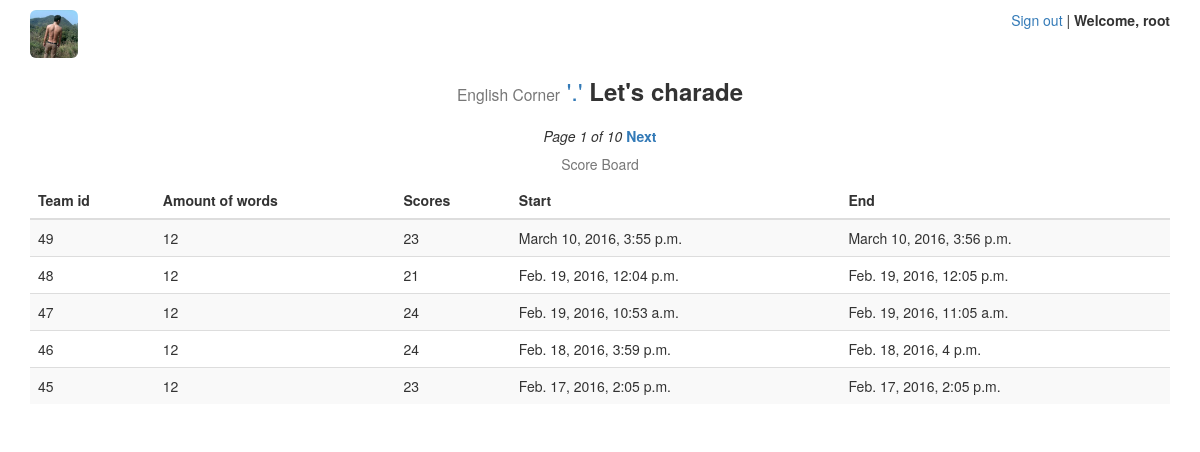
/charade/board/ (signed in), run on the app's committed database.
### charade/models.py (models this page shows, shortened)
@python_2_unicode_compatible
class GameScoreBoard(models.Model):
    amount = models.IntegerField('单词总数', default=0)
    scores = models.IntegerField('总得分', default=0)
    dt_start = models.DateTimeField('开始时间', auto_now_add=True)
    dt_end = models.DateTimeField('结束时间', auto_now=True)

### charade/views.py (the view)
@login_required
def game_board(request):
    game_score_board = GameScoreBoard.objects.order_by('-dt_start')
    paginator = Paginator(game_score_board, 5)
    page = request.GET.get('page')
    try:
        board = paginator.page(page)
    except PageNotAnInteger:
        board = paginator.page(1)
    except EmptyPage:
        board = paginator.page(paginator.num_pages)
    context = {'board': board}
    return render(request, 'charade/board.html', context)

### charade/templates/charade/board.html (shortened to what this page needs)
{% extends 'charade/base.html' %}
{% load i18n %}
{% block content %}
{% if board %}
<div class="row text-center">
    <em>Page {{ board.number }} of {{ board.paginator.num_pages }}</em>
    {% if board.has_next %}
    <strong>
        <a href="?page={{ board.next_page_number }}">{% trans 'Next' %}</a>
    </strong>
    {% endif %}
</div>
<div class="table-responsive">
    <table class="table table-striped">
        <caption class="text-center">{% trans 'Score Board' %}</caption>
        <thead>
            <tr>
                <th>{% trans 'Team id' %}</th>
                <th>{% trans 'Amount of words' %}</th>
                <th>{% trans 'Scores' %}</th>
                <th>{% trans 'Start' %}</th>
                <th>{% trans 'End' %}</th>
            </tr>
        </thead>
        <tbody>
        {% for b in board %}
            <tr>
                <td>{{ b.id }}</a></td>
                <td>{{ b.amount }}</a></td>
                <td>{{ b.scores }}</a></td>
                <td>{{ b.dt_start }}</a></td>
                <td>{{ b.dt_end }}</a></td>
            </tr>
        {% endfor %}
        </tbody>
    </table>
</div>
{% else %}
<div class="row">
    <h1><p class="text-danger text-center">{% trans 'Not available' %}.</p></h1>
</div>
{% endif %}
{% endblock %}

### charade/templates/charade/base.html (shortened to what this page needs)
{% load i18n staticfiles %}
<!DOCTYPE html>
<html xmlns="http://www.w3.org/1999/xhtml">
<head>
    <link rel="stylesheet" href="{% static 'charade/css/bootstrap.min.css' %}">
    <link rel="stylesheet" href="{% static 'charade/css/charade-base.css' %}">
</head>
<body>
<div class="container">
    <div class="row">
    </div>
    <div class="row">
        <div class="col-xs-6 text-left">
            <a href="/">
                <img class="img-rounded img-avatar" src="{% static 'charade/images/avatar.jpg' %}" alt="Home" title="Back Home? Click me." />
            </a>
        </div>
        <div class="col-xs-6 text-right">
        {% if user.is_authenticated %}
            <a href="{% url 'accounts:logout' %}" title="Sign Out">{% trans 'Sign out' %}</a>
            |<strong>
            {% trans 'Welcome' %}, {{ user.username }}
            </strong>
        {% endif %}
        </div>
    </div>
    <div class="row">
        <div class="col-xs-offset-1 col-xs-10">
            <h3 id="tips" class="text-center">
                <small id="tips1">English Corner</small>
                <a href="{% url 'charade:show_about' %}" title="About">'.'</a>
                <strong id="tips2">Let's charade</strong>
            </h3>
        </div>
    </div>
    <div class="row">
        <div class="col-xs-offset-1 col-xs-10">
        </div>
    </div>
    <div class="row">
        <div class="col-xs-offset-1 col-xs-10">
        </div>
    </div>
    {% block content %}{% endblock %}
</div>
</body>
</html>

### charade/static/charade/css/charade-base.css (style rules this page uses)
.img-avatar { width: 48px; height: 48px; }

### data on the page
GameScoreBoard: id "49", amount "12", scores "23", dt_start "March 10, 2016, 3:55 p.m.", dt_end "March 10, 2016, 3:56 p.m."
GameScoreBoard: id "48", amount "12", scores "21", dt_start "Feb. 19, 2016, 12:04 p.m.", dt_end "Feb. 19, 2016, 12:05 p.m."
GameScoreBoard: id "47", amount "12", scores "24", dt_start "Feb. 19, 2016, 10:53 a.m.", dt_end "Feb. 19, 2016, 11:05 a.m."
GameScoreBoard: id "46", amount "12", scores "24", dt_start "Feb. 18, 2016, 3:59 p.m.", dt_end "Feb. 18, 2016, 4 p.m."
GameScoreBoard: id "45", amount "12", scores "23", dt_start "Feb. 17, 2016, 2:05 p.m.", dt_end "Feb. 17, 2016, 2:05 p.m."

### other printed values
{{ user.username }} "root"
{{ board.number }} "1"
{{ board.paginator.num_pages }} "10"
